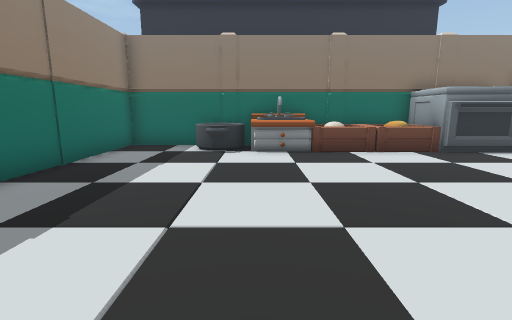
View 1 (above)

12 first-person views from a walk through a Unity game level. The camera is 1.3 m above the floor, tilts 10° down and sees 85° across. The floor is counted in squares, 1 m on a side. Each view is taken from the middle of a square. On the plan, view 1 faces up. The plan holds only what a view shows up to about 13 squares ahead; the rest is blank. The place goes on beyond the plan. The player character is not drawn.

View 2
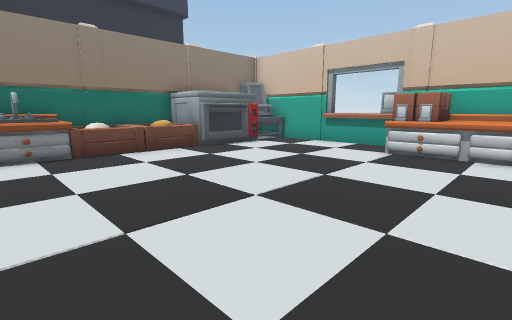

View 3
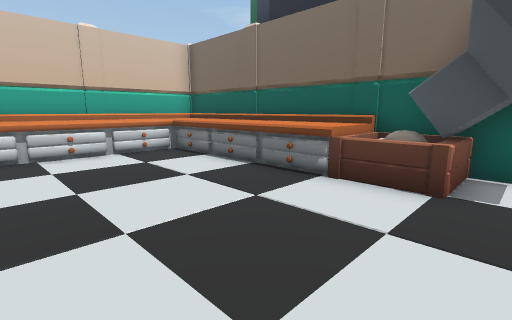

View 4
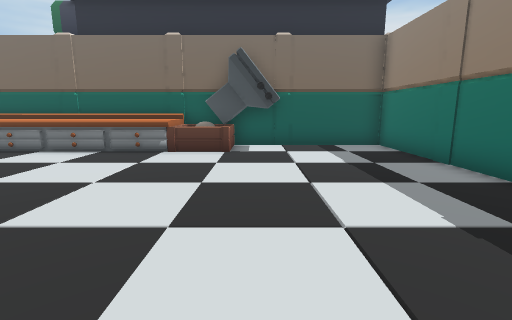

View 5
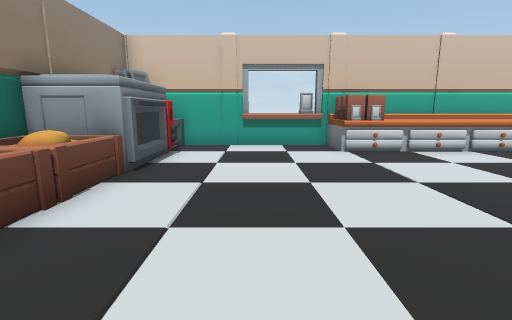

View 6
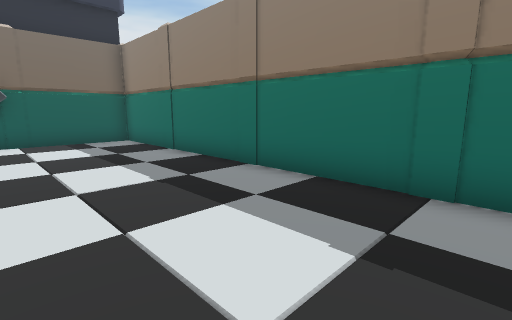

View 7
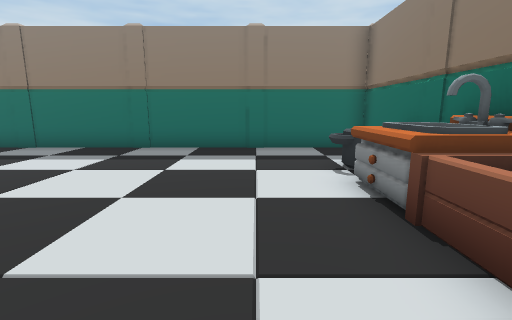

View 8
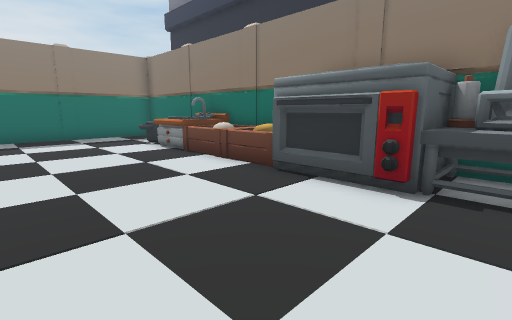

View 9
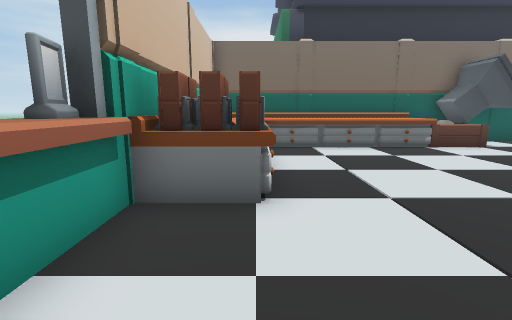

View 10
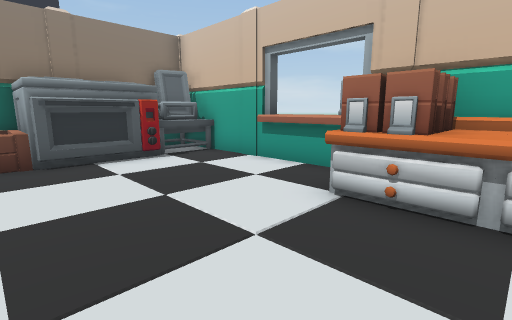

View 11
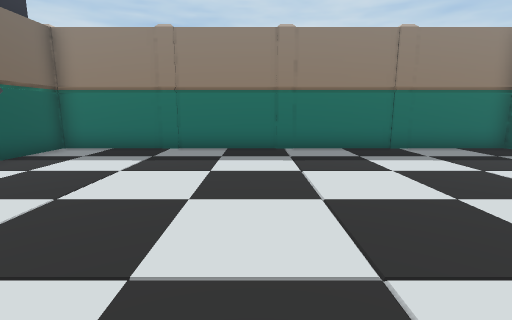

View 12
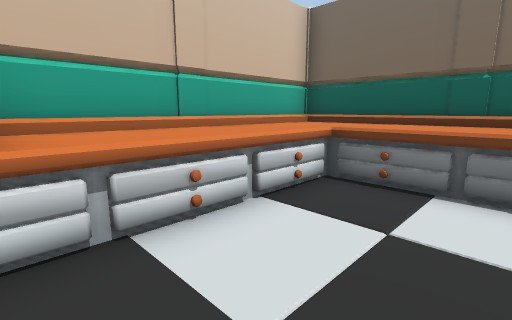

### Floor plan
Key: @ floor where view 1 was taken; # wall or solid block; . floor; ^ raised ledge; O other object.
Columns run from 5 left of view 1 to 11 right of it. Each row starts with its distance up from view 1.
 12  OOOOOOOOOOOO
 11 O###O###O###O ##O
 10 #...OOOOOO.O  OO#
  9 #....OOOO..OOOOO#
  8 #...............#
  7 O...............O
  6 #...............^
  5 #...............^
  4 #...............O
  3 O.............OOO
  2 #.............OO#
  1 #.............OO#
  0 #....@........OO#
 -1 O.............. O
 -2 #.............. #
 -3 #....O.OOOOO..OO#
 -4 #....OO.OOOO  O^#
 -5 O###O###O###O###O
 -6 OOOOOOOOOOOOO
 -7             O

Positions as (right, up) in squares from view 1, and headings:
1: (0, 0), facing up
2: (0, 0), facing up-right
3: (0, 2), facing down-right
4: (0, 6), facing down
5: (0, 6), facing right
6: (0, 8), facing down-left
7: (5, 7), facing left
8: (10, 4), facing up-left
9: (9, 7), facing down
10: (5, 1), facing up-right
11: (5, 2), facing left
12: (6, 2), facing down-right
